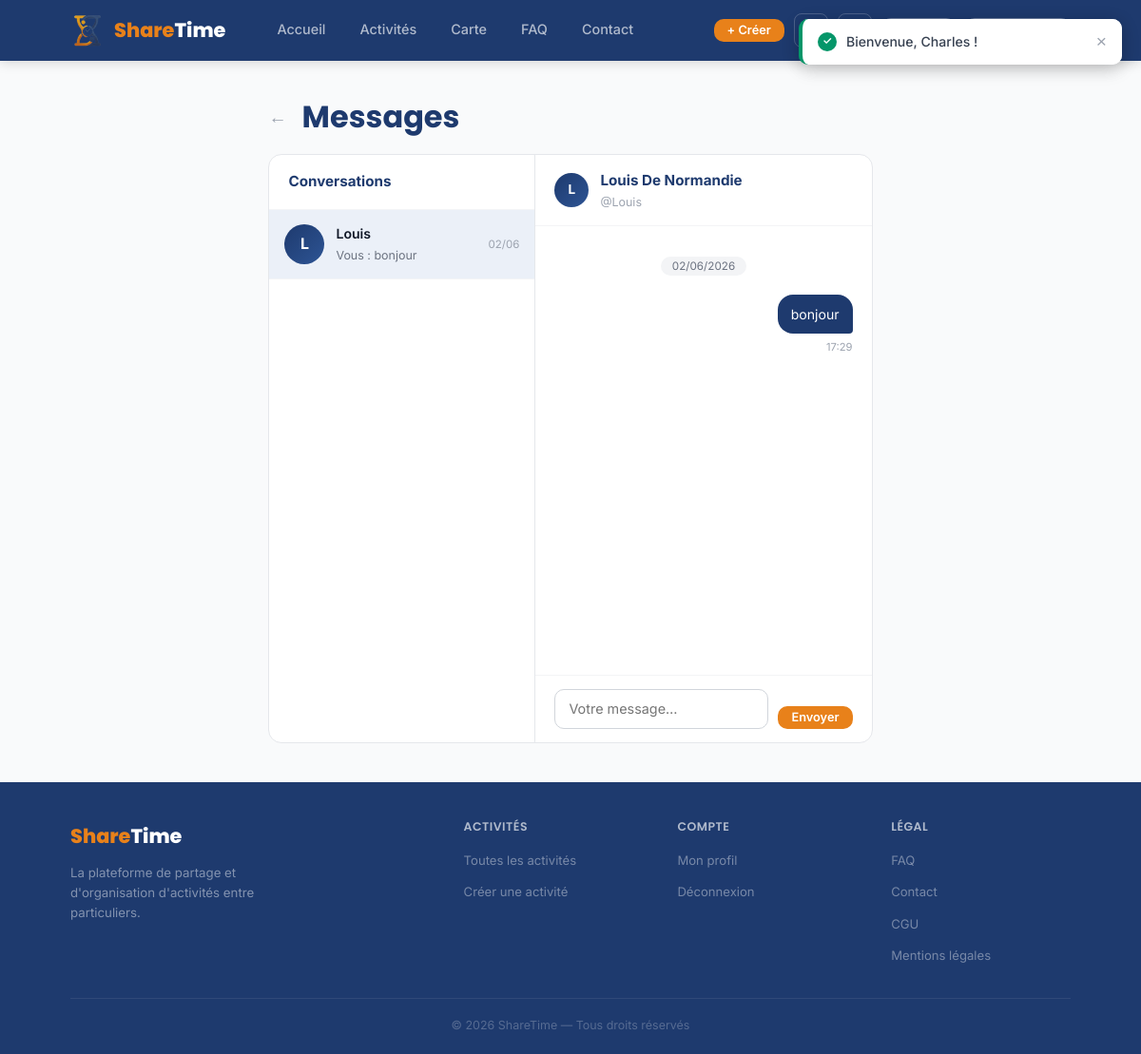
The page /public/?page=messages&with=2 (signed in) on the database its author committed.
### tables this page shows
CREATE TABLE `users` (
  `idusers` int(11) NOT NULL,
  `nom` varchar(100) NOT NULL,
  `prenom` varchar(100) NOT NULL,
  `pseudo` varchar(50) DEFAULT NULL,
  `email` varchar(150) NOT NULL,
  `email_verified` tinyint(1) NOT NULL DEFAULT 0,
  `mot_de_passe` varchar(255) NOT NULL,
  `ville` varchar(100) DEFAULT NULL,
  `bio` text DEFAULT NULL,
  `photo_profil` varchar(255) DEFAULT NULL,
  `note_moyenne` float DEFAULT 0,
  `role` enum('utilisateur','admin','superadmin') NOT NULL DEFAULT 'utilisateur',
  `is_banned` tinyint(1) NOT NULL DEFAULT 0,
  `date_naissance` date DEFAULT NULL,
  `cgu_acceptees` tinyint(1) NOT NULL DEFAULT 0,
  `cgu_version` varchar(20) DEFAULT NULL,
  `date_creation` datetime DEFAULT current_timestamp()
);

CREATE TABLE `messages` (
  `idmessage` int(11) NOT NULL,
  `sender_id` int(11) NOT NULL,
  `receiver_id` int(11) NOT NULL,
  `content` text NOT NULL,
  `is_read` tinyint(1) DEFAULT 0,
  `created_at` datetime DEFAULT current_timestamp()
);

### app/models/User.php (called while the page is built, shortened)
<?php
class User {
    private $pdo;
    public function __construct($pdo) {
        $this->pdo = $pdo;
    }
    public function getById($id) {
        $stmt = $this->pdo->prepare("SELECT * FROM users WHERE idusers = :id LIMIT 1");
        $stmt->execute(['id' => (int)$id]);
        return $stmt->fetch();
    }
}

### public/pages/messages.php (the view, shortened to what this page needs)
<main class="container" style="padding:40px 0;">
    <div style="display:flex; align-items:center; gap:16px; margin-bottom:20px; flex-wrap:wrap;">
        <?php if ($conversation_user):  ?>
            <a href="/sharetime/public/?page=messages" style="color:var(--gray-400); text-decoration:none; font-size:1.2rem; line-height:1;" title="Retour">&larr;</a>
        <?php endif; ?>
        <h1 style="color:var(--navy); margin:0;">Messages</h1>
    </div>
    <div class="msg-layout">
        <div class="msg-sidebar">
            <div class="msg-sidebar-header">Conversations</div>
            <div class="msg-conv-list">
                <?php foreach ($conversations as $conversation_item):
                    $contact_display_name = htmlspecialchars($conversation_item['pseudo'] ?: $conversation_item['prenom']);
                    $contact_name_initial = strtoupper(mb_substr($conversation_item['prenom'], 0, 1));
                    $last_message_time = '';
                    if ($conversation_item['last_time']) {
                        $conversation_datetime = new DateTime($conversation_item['last_time']);
                        $current_datetime      = new DateTime();
                        $last_message_time     = $conversation_datetime->format('d/m') === $current_datetime->format('d/m')
                            ? $conversation_datetime->format('H:i')
                            : $conversation_datetime->format('d/m');
                    }
                    $is_current_conversation = ($conversation_user && (int)$conversation_user['idusers'] === (int)$conversation_item['idusers']);
                    $message_preview_text = mb_strimwidth(htmlspecialchars($conversation_item['last_content']), 0, 36, '…');
                    $last_message_is_mine = (int)$conversation_item['last_sender_id'] === (int)$_SESSION['user']['id'];
                ?>
                <a href="/sharetime/public/?page=messages&with=<?= $conversation_item['idusers'] ?>"
                   class="msg-conv-item <?= $is_current_conversation ? 'active' : '' ?>">
                    <div class="msg-conv-avatar">
                        <?php if (!empty($conversation_item['photo_profil'])):  ?>
                            <img src="/sharetime/public/uploads/profils/<?= htmlspecialchars($conversation_item['photo_profil']) ?>" alt="">
                        <?php else:  ?>
                            <?= $contact_name_initial ?>
                        <?php endif; ?>
                    </div>
                    <div class="msg-conv-info">
                        <div class="msg-conv-name"><?= $contact_display_name ?></div>
                        <div class="msg-conv-preview"><?= $last_message_is_mine ? 'Vous : ' : '' ?><?= $message_preview_text ?></div>
                    </div>
                    <div class="msg-conv-meta">
                        <span class="msg-conv-time"><?= $last_message_time ?></span>
                    </div>
                </a>
                <?php endforeach;  ?>
            </div>
        </div>
        <div class="msg-main">
            <?php if ($conversation_user):  ?>
                <div class="msg-conv-header">
                    <div class="msg-conv-avatar" style="width:36px;height:36px;font-size:0.85rem;">
                        <?php if (!empty($conversation_user['photo_profil'])):  ?>
                            <img src="/sharetime/public/uploads/profils/<?= htmlspecialchars($conversation_user['photo_profil']) ?>" alt="">
                        <?php else:  ?>
                            <?= strtoupper(mb_substr($conversation_user['prenom'], 0, 1)) ?>
                        <?php endif; ?>
                    </div>
                    <div style="flex:1;">
                        <a href="/sharetime/public/?page=profil&id=<?= $conversation_user['idusers'] ?>"
                           style="font-weight:700; color:var(--navy); text-decoration:none; font-size:0.95rem;">
                            <?= htmlspecialchars($conversation_user['prenom'] . ' ' . $conversation_user['nom']) ?>
                        </a>
                        <?php if (!empty($conversation_user['pseudo'])):  ?>
                            <div style="font-size:0.78rem; color:var(--gray-400);">@<?= htmlspecialchars($conversation_user['pseudo']) ?></div>
                        <?php endif; ?>
                    </div>
                </div>
                <div class="msg-body" id="msgBody">
                    <?php
                    $previous_message_day = null;
                    foreach ($conversation_messages as $message_item):
                        $is_outgoing_message = (int)$message_item['sender_id'] === (int)$_SESSION['user']['id'];
                        $message_datetime    = new DateTime($message_item['created_at']);
                        $message_day_label   = $message_datetime->format('d/m/Y');
                        $message_time_label  = $message_datetime->format('H:i');
                    ?>
                    <?php if ($message_day_label !== $previous_message_day): $previous_message_day = $message_day_label;  ?>
                        <div style="text-align:center; margin:8px 0;">
                            <span style="background:var(--gray-100); color:var(--gray-500); font-size:0.73rem;
                                         padding:3px 12px; border-radius:99px;"><?= $message_day_label ?></span>
                        </div>
                    <?php endif; ?>
                    <div class="msg-bubble-row <?= $is_outgoing_message ? 'sent' : 'received' ?>">
                        <div>
                            <div class="msg-bubble <?= $is_outgoing_message ? 'sent' : 'received' ?>">
                                <?= nl2br(htmlspecialchars($message_item['content'])) ?>
                            </div>
                            <div style="text-align:<?= $is_outgoing_message ? 'right' : 'left' ?>;">
                                <span class="msg-bubble-time"><?= $message_time_label ?></span>
                            </div>
                        </div>
                    </div>
                    <?php endforeach;  ?>
                </div>
                <form method="post" action="/sharetime/public/?page=envoyer_message" class="msg-form-bar" id="msgForm"
                      onsubmit="this.querySelector('button[type=submit]').disabled=true;">
                    <textarea name="content" id="msgInput" placeholder="Votre message…" rows="1"
                              maxlength="1000" data-no-loading="1"
                              onkeydown="if(event.key==='Enter'&&!event.shiftKey){event.preventDefault();document.getElementById('msgForm').submit();}"></textarea>
                    <button type="submit" class="btn btn-orange btn-sm" style="flex-shrink:0;">Envoyer</button>
                </form>
            <?php endif; ?>
        </div>
    </div>
</main>

### public/css/style.css (style rules this page uses)
:root { --orange: #E8811A; --orange-light: #F9A54A; --orange-pale: #FEF3E2; --navy: #1E3A6E; --navy-light: #2D5494; --navy-pale: #EBF0F8; --white: #FFFFFF; --gray-50: #F9FAFB; --gray-100: #F3F4F6; --gray-200: #E5E7EB; --gray-300: #D1D5DB; --gray-400: #9CA3AF; --gray-500: #6B7280; --gray-600: #4B5563; --gray-700: #374151; --gray-900: #111827; --shadow-sm: 0 1px 3px rgba(0,0,0,0.08); --shadow-md: 0 4px 16px rgba(0,0,0,0.10); --shadow-lg: 0 8px 32px rgba(30,58,110,0.12); --radius-sm: 6px; --radius-md: 10px; --radius-lg: 14px; --radius-xl: 20px; }
*, *::before, *::after { box-sizing: border-box; margin: 0; padding: 0; }
html { scroll-behavior: smooth; }
body { font-family: 'Inter', sans-serif; font-size: 16px; color: var(--gray-900); background: var(--gray-50); line-height: 1.6; }
a { text-decoration: none; color: inherit; }
h1, h2, h3, h4 { font-family: 'Poppins', sans-serif; line-height: 1.2; }
.container { max-width: 1100px; margin: 0 auto; padding: 0 24px; }
.btn { display: inline-flex; align-items: center; gap: 6px; padding: 9px 20px; border-radius: var(--radius-md); font-size: 0.88rem; font-weight: 600; font-family: 'Inter', sans-serif; border: none; cursor: pointer; transition: background 0.15s, transform 0.1s, box-shadow 0.15s; text-decoration: none; line-height: 1; }
.btn-orange { background: var(--orange); color: white; }
.btn-sm { padding: 6px 14px; font-size: 0.8rem; }

### app/views/header.php (style rules this page uses)
html, body { height: 100%; margin: 0; }
body { display: flex; flex-direction: column; min-height: 100vh; }
main { flex: 1; }

### rows shown on the page
users: prenom "L", pseudo "Louis", message_preview_text "bonjour", last_message_time "02/06", prenom+nom "Louis De Normandie"
messages: created_at "02/06/2026", content "bonjour", created_at "17:29"

### other values the page prints
$flash "Bienvenue, Charles !"
